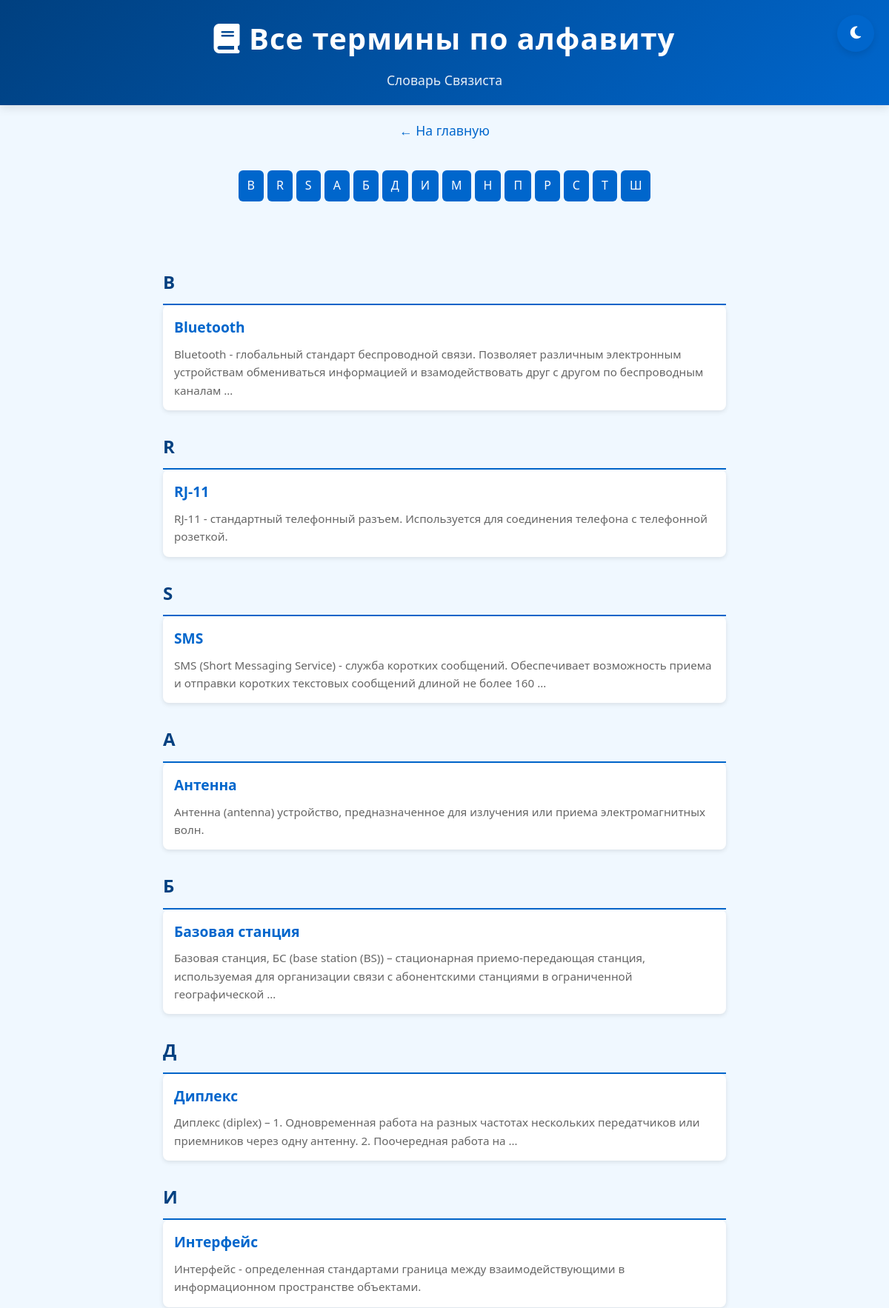
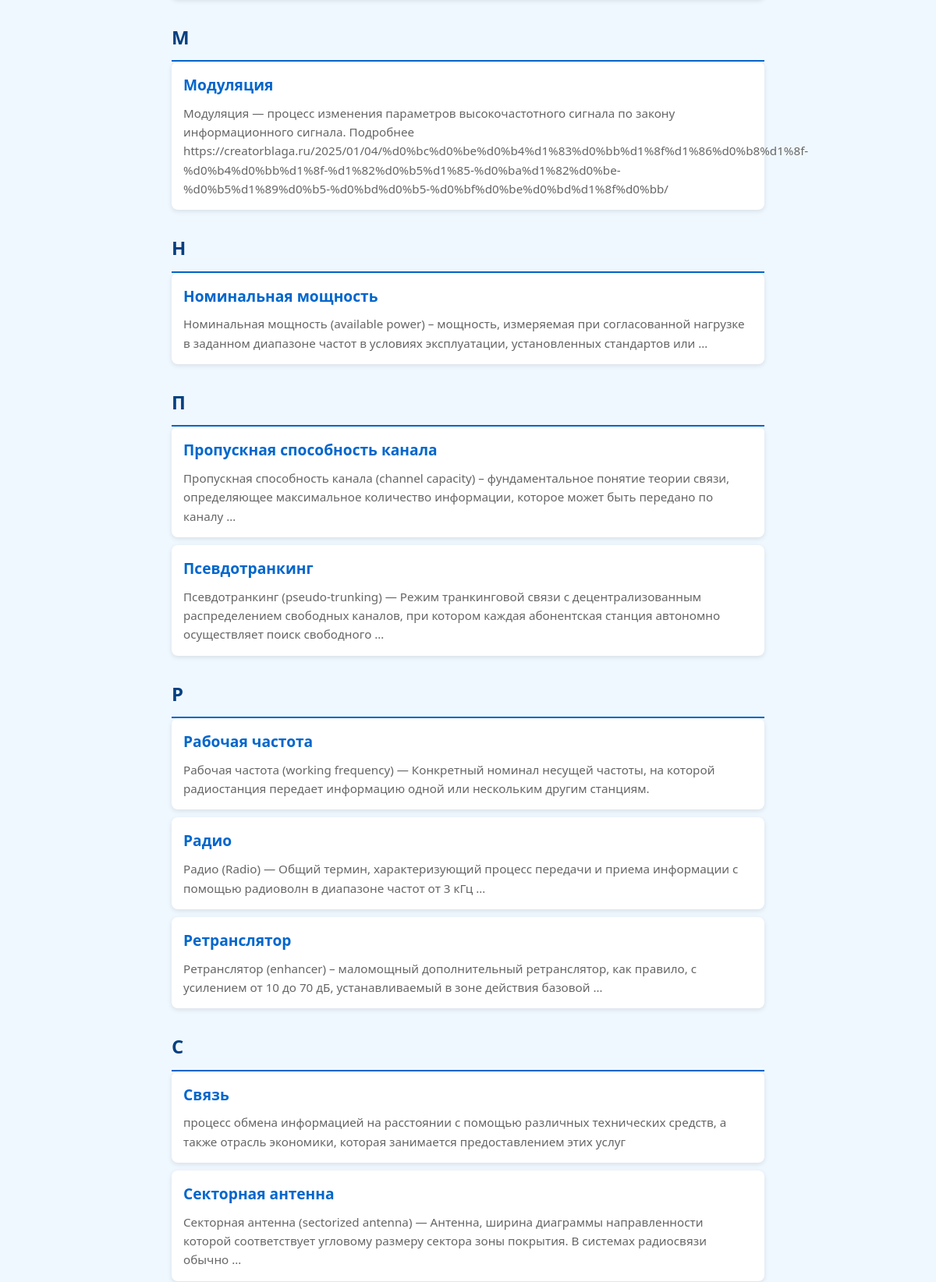
Page /all-terms/ (upper part) on the committed database (2 pictures, top to bottom).
### dictionary/models.py (models this page shows, shortened)
class Term(models.Model):
    word = models.CharField(max_length=200, verbose_name="Термин")
    definition = models.TextField(verbose_name="Определение")
    image_upload = models.ImageField(upload_to='uploads/images/', blank=True, null=True, verbose_name="Загрузить изображение")
    video_upload = models.FileField(upload_to='uploads/videos/', blank=True, null=True, verbose_name="Загрузить видео")
    image_path = models.CharField(max_length=500, blank=True, null=True, verbose_name="Путь к изображению в static")
    video_path = models.CharField(max_length=500, blank=True, null=True, verbose_name="Путь к видео в static")
    created_at = models.DateTimeField(auto_now_add=True, verbose_name="Дата создания")  # ← Добавьте это поле
    class Meta:
        verbose_name = "Термин"
        verbose_name_plural = "Термины"

### dictionary/views.py (the view)
# urls.py: path('all-terms/', views.all_terms, name='all_terms'),  # ← Новый маршрут
def all_terms(request):
    terms = Term.objects.all().order_by('word')
    grouped_terms = {}
    for term in terms:
        first_char = term.word[0].upper()
        if first_char not in grouped_terms:
            grouped_terms[first_char] = []
        grouped_terms[first_char].append(term)
    sorted_grouped = sorted(grouped_terms.items())
    return render(request, 'dictionary/all_terms.html', {
        'grouped_terms': sorted_grouped
    })

### dictionary/templates/dictionary/all_terms.html (shortened to what this page needs)
<!DOCTYPE html>
<html lang="ru">
<head>
    <link rel="stylesheet" href="https://cdnjs.cloudflare.com/ajax/libs/font-awesome/6.5.0/css/all.min.css">
</head>
<body>
    <div class="header">
        <h1><i class="fas fa-book"></i> Все термины по алфавиту</h1>
        <p>Словарь Связиста</p>
    </div>
    <button class="theme-toggle" id="theme-toggle">
        <i class="fas fa-moon"></i>
    </button>
    <a href="/" class="back-link">← На главную</a>
    <div class="alphabet-nav">
        {% for letter, terms in grouped_terms %}
            <a href="#{{ letter }}">{{ letter }}</a>
        {% endfor %}
    </div>
    <div class="section">
        {% for letter, terms in grouped_terms %}
            <div class="letter-section">
                <h2 id="{{ letter }}">{{ letter }}</h2>
                <ul class="term-list">
                    {% for term in terms %}
                        <li class="term-item">
                            <h3>{{ term.word }}</h3>
                            <p>{{ term.definition|truncatewords:20 }}</p>
                        </li>
                    {% empty %}
                        <li>Нет терминов на эту букву.</li>
                    {% endfor %}
                </ul>
            </div>
        {% endfor %}
    </div>
</body>
</html>

### dictionary/templates/dictionary/all_terms.html (style rules this page uses)
:root { --primary: #004080; --secondary: #0066cc; --light: #f0f8ff; --dark: #1a1a2e; --text: #333; --card-bg: white; --shadow: rgba(0, 0, 0, 0.1); }
* { margin: 0; padding: 0; box-sizing: border-box; }
body { font-family: 'Segoe UI', Tahoma, Geneva, Verdana, sans-serif; background-color: var(--light); color: var(--text); transition: background-color 0.3s ease; line-height: 1.6; }
.header { background: linear-gradient(135deg, var(--primary), var(--secondary)); color: white; padding: 20px; text-align: center; box-shadow: 0 4px 12px var(--shadow); }
.header h1 { margin: 0; font-size: 2.5em; letter-spacing: 1px; }
.header p { margin: 10px 0 0; font-size: 1.1em; opacity: 0.9; }
.alphabet-nav { display: flex; justify-content: center; flex-wrap: wrap; gap: 5px; padding: 20px; }
.alphabet-nav a { display: inline-block; padding: 8px 12px; background: var(--secondary); color: white; text-decoration: none; border-radius: 6px; transition: all 0.3s ease; }
.section { max-width: 800px; margin: 20px auto; padding: 20px; }
.letter-section h2 { color: var(--primary); margin-top: 30px; padding-bottom: 10px; border-bottom: 2px solid var(--secondary); }
.term-list { list-style: none; padding: 0; }
.term-item { background-color: var(--card-bg); margin-bottom: 10px; padding: 15px; border-radius: 8px; box-shadow: 0 2px 6px var(--shadow); transition: transform 0.2s ease; }
.term-item h3 { margin: 0; color: var(--secondary); font-size: 1.2em; }
.term-item p { margin: 8px 0 0; font-size: 0.95em; color: #666; }
.back-link { display: block; text-align: center; margin: 20px 0; color: var(--secondary); text-decoration: none; font-size: 1.1em; }
.theme-toggle { position: fixed; top: 20px; right: 20px; background: var(--secondary); color: white; border: none; border-radius: 50%; width: 50px; height: 50px; cursor: pointer; display: flex; align-items: center; justify-content: center; font-size: 1.2em; box-shadow: 0 4px 8px var(--shadow); z-index: 1000; }

### rows in the picture
Term: letter "B", word "Bluetooth", definition "Bluetooth - глобальный стандарт беспроводной связи. Позволяет различным электронным устройствам обмениваться информацией и взамодействовать друг с другом по беспроводным каналам …"
Term: letter "R", word "RJ-11", definition "RJ-11 - стандартный телефонный разъем. Используется для соединения телефона с телефонной розеткой."
Term: letter "S", word "SMS", definition "SMS (Short Messaging Service) - служба коротких сообщений. Обеспечивает возможность приема и отправки коротких текстовых сообщений длиной не более 160 …"
Term: letter "А", word "Антенна", definition "Антенна (antenna) устройство, предназначенное для излучения или приема электромагнитных волн."
Term: letter "Б", word "Базовая станция", definition "Базовая станция, БС (base station (BS)) – стационарная приемо-передающая станция, используемая для организации связи с абонентскими станциями в ограниченной географической …"
Term: letter "Д", word "Диплекс", definition "Диплекс (diplex) – 1. Одновременная работа на разных частотах нескольких передатчиков или приемников через одну антенну. 2. Поочередная работа на …"
Term: letter "И", word "Интерфейс", definition "Интерфейс - определенная стандартами граница между взаимодействующими в информационном пространстве объектами."
Term: letter "М", word "Модуляция", definition "Модуляция — процесс изменения параметров высокочастотного сигнала по закону информационного сигнала. Подробнее https://creatorblaga.ru/2025/01/04/%d0%bc%d0%be%d0%b4%d1%83%d0%bb%d1%8f%d1%86%d0%b8%d1%8f-%d0%b4%d0%bb%d1%8f-%d1%82%d0%b5%d1%85-%d0%ba%d1%82%d0%be-%d0%b5%d1%89%d0%b5-%d0%bd%d0%b5-%d0%bf%d0%be%d0%bd%d1%8f%d0%bb/"
Term: letter "Н", word "Номинальная мощность", definition "Номинальная мощность (available power) – мощность, измеряемая при согласованной нагрузке в заданном диапазоне частот в условиях эксплуатации, установленных стандартов или …"
Term: letter "П", word "Пропускная способность канала", definition "Пропускная способность канала (channel capacity) – фундаментальное понятие теории связи, определяющее максимальное количество информации, которое может быть передано по каналу …"
Term: letter "Р", word "Рабочая частота", definition "Рабочая частота (working frequency) — Конкретный номинал несущей частоты, на которой радиостанция передает информацию одной или нескольким другим станциям."
Term: letter "С", word "Связь", definition "процесс обмена информацией на расстоянии с помощью различных технических средств, а также отрасль экономики, которая занимается предоставлением этих услуг"
Term: letter "Т"
Term: letter "Ш"
Term: word "Псевдотранкинг", definition "Псевдотранкинг (pseudo-trunking) — Режим транкинговой связи с децентрализованным распределением свободных каналов, при котором каждая абонентская станция автономно осуществляет поиск свободного …"
Term: word "Радио", definition "Радио (Radio) — Общий термин, характеризующий процесс передачи и приема информации с помощью радиоволн в диапазоне частот от 3 кГц …"
Term: word "Ретранслятор", definition "Ретранслятор (enhancer) – маломощный дополнительный ретранслятор, как правило, с усилением от 10 до 70 дБ, устанавливаемый в зоне действия базовой …"
Term: word "Секторная антенна", definition "Секторная антенна (sectorized antenna) — Антенна, ширина диаграммы направленности которой соответствует угловому размеру сектора зоны покрытия. В системах радиосвязи обычно …"
